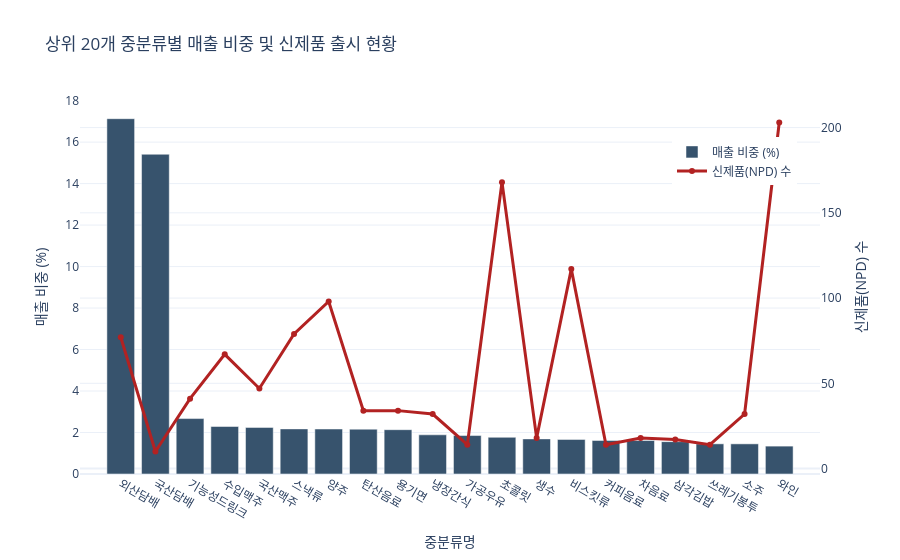

The notebook cell saved with this chart:
### Markdown cell above
# Step 2: 카테고리별 매출 쏠림도 및 신제품(NPD) 출시 빈도 분석

1. 도출 과정 (Calculation Process)
   1. 데이터 결합: POS 판매 데이터(B2)의 상품코드와 마스터 정보(B4)의 상품코드를 매칭하여 모든 판매
      기록에 카테고리(대/중/소분류) 정보를 입혔습니다.
   2. 매출 비중 계산: 
       * 전체 카테고리의 총 매출 합계를 구합니다.
       * 중분류별 매출 합계를 구한 뒤, 이를 전체 합계로 나누어 백분율(%)을 산출했습니다.
       * 매출 순으로 내림차순 정렬하여 상위 5개를 합산한 결과가 39.75%입니다.
   3. NPD 밀도(Density) 계산:
       * 해당 카테고리 내의 '고유 상품 수'와 '신제품(25년 1월 이후 최초 등장) 수'를 각각
         카운트했습니다.
       * NPD 밀도 = 신제품 수 / 전체 상품 수 공식으로 산출했습니다.

  ---

  2. 결과의 비즈니스적 의미 및 시사점

  ① 매출 쏠림도(39.75%) : "소수의 지배와 그래프 허브(Hub)의 탄생"
   * 의미: 중분류 카테고리가 수백 개임에도 불구하고, 단 5개의 카테고리가 전체 매출의 약 40%를
     차지합니다. 이는 편의점 비즈니스가 담배, 주류, 음료 등 특정 목적성 구매 상품에 의해 강력하게
     견인되고 있음을 보여줍니다.
   * GNN 모델 영향: 
       * 이 5개 카테고리에 속한 상품 노드들은 엄청나게 많은 영수증 노드와 연결되는 '슈퍼 허브(Super
         Hub)'가 됩니다.
       * 모델 학습 시 이들 노드의 영향력이 너무 커서, 매출이 적지만 트렌디한 '디저트'나 '간편식'의
         특징이 무시될 위험이 있습니다. (카테고리별 정규화나 가중치 조절이 필요함)

  ② NPD 밀도 1.0 : "초역동적 카테고리(Hyper-dynamic) 식별"
   * 의미: 담배, 맥주, 기능성드링크의 밀도가 1.0이라는 것은, 현재 판매되고 있는 해당 카테고리 상품
     전체가 신제품(25년 1월 이후 등장)이라는 뜻입니다.
   * 해석: 
       * SKU의 빠른 교체: 담배나 맥주는 패키지 리뉴얼, 한정판 출시, 외산 브랜드의 잦은 입고/출고로 인해
         상품 코드가 매우 빈번하게 바뀝니다.
       * 신제품의 전쟁터: 이 카테고리들은 '기존 상품의 충성도'보다 '새로운 라벨, 새로운 맛'에 대한
         소비자의 반응이 가장 즉각적인 곳입니다.
   * GNN 모델 영향: 
       * 이 카테고리들은 콜드 스타트(Cold Start) 문제가 상시 발생하는 곳입니다. 과거 데이터가 거의
         없으므로, 상품명(텍스트)이나 이미지, 또는 카테고리 속성 정보를 활용한 콘텐츠 기반 필터링(KGAT
 
 [Step 2-1(담배, 주류 제외) 분석 결과: 순수 유통 상품 관점의 인사이트]

  1. 매출 쏠림도 급감 (39.75% → 18.29%) : "민주화된 카테고리 구조"
   * 의미: 상위 5개 중분류의 매출 비중이 절반 이하로 떨어졌습니다. 이는 담배/주류와 달리 일반 상품군은
     어느 한두 카테고리가 시장을 독점하지 않고, 다양한 카테고리가 고르게 매출을 분점하고 있음을
     뜻합니다.
   * GNN 모델링 시사점: 데이터의 롱테일(Long-tail) 특성이 훨씬 강해졌습니다. 특정 허브 노드에
     의존하기보다, 상품 간의 미세한 관계(동반 구매 등)를 학습하는 것이 성공 예측에 더 중요해졌습니다.

  2. 새로운 '하이퍼-다이내믹' 카테고리 식별 (Density 1.0)
   * 대상: 기능성드링크(비타민/에너지음료), 스낵류, 탄산음료, 용기면
   * 비즈니스 해석:
       * 트렌드에 극도로 민감: 이 카테고리들은 소비자들의 입맛이 가장 빨리 변하는 곳입니다. 신상품이
         나오면 즉시 기존 상품을 대체하며, 고정적인 '스테디셀러'의 힘이 상대적으로 약합니다.
       * PB 및 콜라보의 격전지: 최근 편의점 트렌드인 캐릭터 콜라보 스낵, 건강 기능성 음료, 이색 용기면
         등이 이 카테고리에 집중되어 있음을 시사합니다.
   * 주의사항: '양주'가 여전히 포함된 것은 대분류 필터링(양주와인) 과정에서 누락되었을 가능성이 있으나,
     양주 또한 최근 하이볼 트렌드 등으로 신제품 유입이 매우 활발한 카테고리임을 보여줍니다.
  3. 종합 진단: "진짜 신제품 예측 모델의 타겟"
   * 이제 우리는 음료, 과자, 면류가 신제품 성공 예측 모델이 가장 공을 들여야 할 '데이터가 풍부하고
     역동적인' 구역임을 확인했습니다. 
   * 이 카테고리들은 상품 교체 주기가 빠르므로, '과거 판매 이력'보다는 '상품의 속성(맛, 브랜드, 가격,
     행사 여부)'이 성공에 더 큰 영향을 미칠 확률이 높습니다.

### Code cell
def run_category_concentration_analysis(b2_path, b4_path, true_npd_set):
    print(f"--- [분석 시작] 카테고리별 매출 비중 및 NPD 출시 패턴 분석 ---")
    
    # 1. 데이터 로드 및 병합 (Lazy)
    b2_lazy = pl.scan_parquet(b2_path)
    b4_lazy = pl.scan_parquet(b4_path)
    
    # B2 데이터에 B4 분류 정보 결합
    # B4의 상품코드가 String인지 확인 후 Join
    sales_master = b2_lazy.join(b4_lazy, on="상품코드", how="inner")
    
    # 2. 대분류별 매출 비중 및 NPD 수 집계
    # 신제품 정의: 전체 기간 중 최초 등장한 상품 (Step 1 로직 활용)

    
    launch_dates = (
        b2_lazy.group_by("상품코드")
        .agg(pl.col("판매일자").min().alias("launch_dt"))
    )
    
    # 카테고리별 지표 산출
    cat_stats = (
        sales_master.join(launch_dates, on="상품코드")
        .group_by(["대분류명", "중분류명"])
        .agg([
            pl.col("판매금액").sum().alias("total_sales"),
            pl.col("상품코드").n_unique().alias("total_items"),
            pl.col("상품코드").filter(pl.col("상품코드").is_in(list(true_npd_set))).n_unique().alias("npd_count") # 25년 이후 신제품 기준
        ])
        .collect()
        .sort("total_sales", descending=True)
    )
    
    # 매출 비중(%) 계산
    total_revenue = cat_stats["total_sales"].sum()
    cat_stats = cat_stats.with_columns(
        (pl.col("total_sales") / total_revenue * 100).alias("sales_share_pct")
    )
    
    # 3. 시각화 1: 중분류별 매출 비중 vs NPD 수 (Dual Axis)
    top_n = 20 # 상위 20개 중분류
    top_cat = cat_stats.head(top_n)
    
    fig = go.Figure()
    
    # 매출 비중 (Bar)
    fig.add_trace(go.Bar(
        x=top_cat["중분류명"],
        y=top_cat["sales_share_pct"],
        name="매출 비중 (%)",
        marker_color='rgb(55, 83, 109)'
    ))
    
    # NPD 수 (Line)
    fig.add_trace(go.Scatter(
        x=top_cat["중분류명"],
        y=top_cat["npd_count"],
        name="신제품(NPD) 수",
        yaxis="y2",
        mode='lines+markers',
        line=dict(color='firebrick', width=3)
    ))
    
    fig.update_layout(
        title=f"상위 {top_n}개 중분류별 매출 비중 및 신제품 출시 현황",
        xaxis_title="중분류명",
        yaxis=dict(title="매출 비중 (%)"),
        yaxis2=dict(title="신제품(NPD) 수", overlaying="y", side="right"),
        template="plotly_white",
        legend=dict(x=0.8, y=0.9)
    )
    
    fig.show()
    
    # 4. 롱테일(Long-tail) 분석 결과 요약
    print("\n[카테고리 쏠림도(Long-tail) 분석 결과]")
    top_5_share = cat_stats.head(5)["sales_share_pct"].sum()
    print(f" - 상위 5개 중분류의 매출 합계 비중: {top_5_share:.2f}%")
    
    # 신제품 집중도 분석
    npd_density = (cat_stats.filter(pl.col("total_items") > 0)
                  .with_columns((pl.col("npd_count") / pl.col("total_items")).alias("npd_density")))
    
    top_density = npd_density.sort("npd_density", descending=True).head(5)
    print("\n[신제품 출시 밀도가 높은 카테고리 (Top 5)]")
    print(top_density.select(["대분류명", "중분류명", "npd_density"]))
    
    return cat_stats

# 실행부
B2_PATH = "../../data/processed/B2_POS_SALE_CLEANED.parquet"
B4_PATH = "../../data/processed/B4_ITEM_DV_INFO.parquet"

if os.path.exists(B2_PATH) and os.path.exists(B4_PATH):
    cat_analysis_res = run_category_concentration_analysis(B2_PATH, B4_PATH, TRUE_NPD_SET)
else:
    print("필요한 데이터 파일이 없습니다.")

### Figure 1 — Plotly figure (JSON) as saved in the notebook; plotly's stock layout.template omitted (floating-point values rounded to 4 significant figures)
{"data": [{"marker": {"color": "rgb(55, 83, 109)"}, "name": "매출 비중 (%)", "type": "bar", "x": ["외산담배", "국산담배", "기능성드링크", "수입맥주", "국산맥주", "스낵류", "양주", "탄산음료", "용기면", "냉장간식", "가공우유", "초콜릿", "생수", "비스킷류", "커피음료", "차음료", "삼각김밥", "쓰레기봉투", "소주", "와인"], "y": [17.13, 15.42, 2.673, 2.291, 2.246, 2.175, 2.17, 2.161, 2.137, 1.89, 1.854, 1.769, 1.693, 1.668, 1.616, 1.614, 1.561, 1.454, 1.454, 1.345]}, {"line": {"color": "firebrick", "width": 3}, "mode": "lines+markers", "name": "신제품(NPD) 수", "type": "scatter", "x": ["외산담배", "국산담배", "기능성드링크", "수입맥주", "국산맥주", "스낵류", "양주", "탄산음료", "용기면", "냉장간식", "가공우유", "초콜릿", "생수", "비스킷류", "커피음료", "차음료", "삼각김밥", "쓰레기봉투", "소주", "와인"], "y": [77, 10, 41, 67, 47, 79, 98, 34, 34, 32, 14, 168, 18, 117, 14, 18, 17, 14, 32, 203], "yaxis": "y2"}], "layout": {"legend": {"x": 0.8, "y": 0.9}, "title": {"text": "상위 20개 중분류별 매출 비중 및 신제품 출시 현황"}, "xaxis": {"title": {"text": "중분류명"}}, "yaxis": {"title": {"text": "매출 비중 (%)"}}, "yaxis2": {"overlaying": "y", "side": "right", "title": {"text": "신제품(NPD) 수"}}}}
